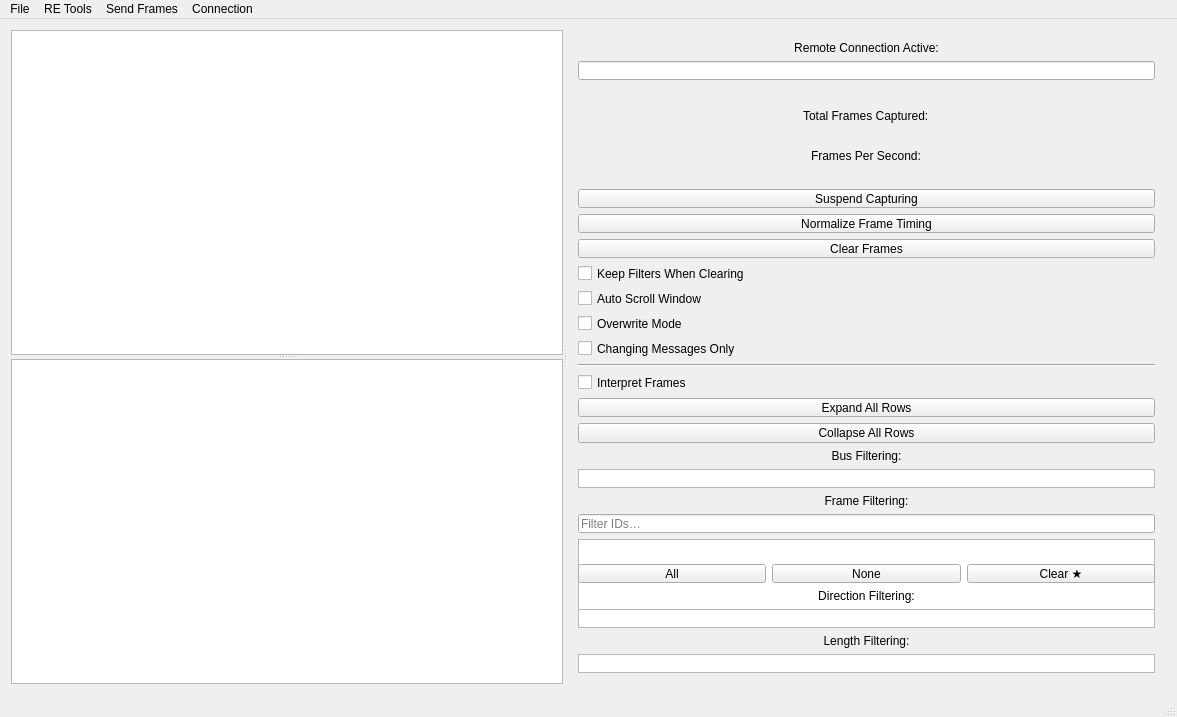
<?xml version="1.0" encoding="UTF-8"?>
<ui version="4.0">
 <class>MainWindow</class>
 <widget class="QMainWindow" name="MainWindow">
  <property name="geometry">
   <rect>
    <x>0</x>
    <y>0</y>
    <width>1177</width>
    <height>717</height>
   </rect>
  </property>
  <property name="sizePolicy">
   <sizepolicy hsizetype="Preferred" vsizetype="Preferred">
    <horstretch>0</horstretch>
    <verstretch>0</verstretch>
   </sizepolicy>
  </property>
  <property name="minimumSize">
   <size>
    <width>800</width>
    <height>500</height>
   </size>
  </property>
  <property name="windowTitle">
   <string>SavvyCAN</string>
  </property>
  <widget class="QWidget" name="centralWidget">
   <layout class="QVBoxLayout" name="verticalLayout_2" stretch="0">
    <item>
     <widget class="QSplitter" name="splitterMain">
      <property name="orientation">
       <enum>Qt::Orientation::Horizontal</enum>
      </property>
      <widget class="QSplitter" name="splitterLeft">
       <property name="orientation">
        <enum>Qt::Orientation::Vertical</enum>
       </property>
       <widget class="QTableView" name="canFramesView">
        <property name="font">
         <font>
          <pointsize>11</pointsize>
          <bold>false</bold>
         </font>
        </property>
        <property name="alternatingRowColors">
         <bool>true</bool>
        </property>
        <property name="verticalScrollMode">
         <enum>QAbstractItemView::ScrollMode::ScrollPerPixel</enum>
        </property>
        <property name="wordWrap">
         <bool>false</bool>
        </property>
        <attribute name="horizontalHeaderStretchLastSection">
         <bool>false</bool>
        </attribute>
       </widget>
       <widget class="QTableWidget" name="tableSimpleSender"/>
      </widget>
      <widget class="QWidget" name="rightPanelWidget">
       <property name="minimumSize">
        <size>
         <width>175</width>
         <height>0</height>
        </size>
       </property>
       <layout class="QVBoxLayout" name="verticalLayout">
        <item>
         <widget class="QLabel" name="lblRemoteConn">
          <property name="enabled">
           <bool>true</bool>
          </property>
          <property name="text">
           <string>Remote Connection Active:</string>
          </property>
          <property name="alignment">
           <set>Qt::AlignmentFlag::AlignCenter</set>
          </property>
         </widget>
        </item>
        <item>
         <widget class="QLineEdit" name="lineRemoteKey">
          <property name="enabled">
           <bool>true</bool>
          </property>
          <property name="maximumSize">
           <size>
            <width>1000</width>
            <height>50</height>
           </size>
          </property>
          <property name="baseSize">
           <size>
            <width>150</width>
            <height>50</height>
           </size>
          </property>
          <property name="font">
           <font>
            <bold>false</bold>
           </font>
          </property>
          <property name="maxLength">
           <number>8</number>
          </property>
          <property name="alignment">
           <set>Qt::AlignmentFlag::AlignLeading|Qt::AlignmentFlag::AlignLeft|Qt::AlignmentFlag::AlignVCenter</set>
          </property>
          <property name="readOnly">
           <bool>true</bool>
          </property>
         </widget>
        </item>
        <item>
         <widget class="QLabel" name="lblContMsg">
          <property name="palette">
           <palette>
            <active>
             <colorrole role="WindowText">
              <brush brushstyle="SolidPattern">
               <color alpha="255">
                <red>255</red>
                <green>0</green>
                <blue>0</blue>
               </color>
              </brush>
             </colorrole>
            </active>
            <inactive>
             <colorrole role="WindowText">
              <brush brushstyle="SolidPattern">
               <color alpha="255">
                <red>255</red>
                <green>0</green>
                <blue>0</blue>
               </color>
              </brush>
             </colorrole>
            </inactive>
            <disabled>
             <colorrole role="WindowText">
              <brush brushstyle="SolidPattern">
               <color alpha="255">
                <red>120</red>
                <green>120</green>
                <blue>120</blue>
               </color>
              </brush>
             </colorrole>
            </disabled>
           </palette>
          </property>
          <property name="font">
           <font>
            <pointsize>11</pointsize>
            <italic>true</italic>
            <bold>true</bold>
           </font>
          </property>
          <property name="text">
           <string/>
          </property>
          <property name="alignment">
           <set>Qt::AlignmentFlag::AlignCenter</set>
          </property>
         </widget>
        </item>
        <item alignment="Qt::AlignmentFlag::AlignHCenter">
         <widget class="QLabel" name="label">
          <property name="sizePolicy">
           <sizepolicy hsizetype="Preferred" vsizetype="Fixed">
            <horstretch>0</horstretch>
            <verstretch>0</verstretch>
           </sizepolicy>
          </property>
          <property name="text">
           <string>Total Frames Captured:</string>
          </property>
         </widget>
        </item>
        <item alignment="Qt::AlignmentFlag::AlignHCenter">
         <widget class="QLabel" name="lbNumFrames">
          <property name="sizePolicy">
           <sizepolicy hsizetype="Preferred" vsizetype="Fixed">
            <horstretch>0</horstretch>
            <verstretch>0</verstretch>
           </sizepolicy>
          </property>
          <property name="text">
           <string/>
          </property>
         </widget>
        </item>
        <item alignment="Qt::AlignmentFlag::AlignHCenter">
         <widget class="QLabel" name="label_6">
          <property name="sizePolicy">
           <sizepolicy hsizetype="Preferred" vsizetype="Fixed">
            <horstretch>0</horstretch>
            <verstretch>0</verstretch>
           </sizepolicy>
          </property>
          <property name="text">
           <string>Frames Per Second:</string>
          </property>
         </widget>
        </item>
        <item alignment="Qt::AlignmentFlag::AlignHCenter">
         <widget class="QLabel" name="lbFPS">
          <property name="sizePolicy">
           <sizepolicy hsizetype="Preferred" vsizetype="Fixed">
            <horstretch>0</horstretch>
            <verstretch>0</verstretch>
           </sizepolicy>
          </property>
          <property name="text">
           <string/>
          </property>
         </widget>
        </item>
        <item>
         <widget class="QPushButton" name="btnCaptureToggle">
          <property name="text">
           <string>Suspend Capturing</string>
          </property>
          <property name="checkable">
           <bool>false</bool>
          </property>
         </widget>
        </item>
        <item>
         <widget class="QPushButton" name="btnNormalize">
          <property name="text">
           <string>Normalize Frame Timing</string>
          </property>
         </widget>
        </item>
        <item>
         <widget class="QPushButton" name="btnClearFrames">
          <property name="text">
           <string>Clear Frames</string>
          </property>
         </widget>
        </item>
        <item>
         <widget class="QCheckBox" name="cbPersistentFilters">
          <property name="text">
           <string>Keep Filters When Clearing</string>
          </property>
         </widget>
        </item>
        <item>
         <widget class="QCheckBox" name="cbAutoScroll">
          <property name="text">
           <string>Auto Scroll Window</string>
          </property>
         </widget>
        </item>
        <item>
         <widget class="QCheckBox" name="cbOverwrite">
          <property name="enabled">
           <bool>true</bool>
          </property>
          <property name="text">
           <string>Overwrite Mode</string>
          </property>
         </widget>
        </item>
        <item>
         <widget class="QCheckBox" name="cbChangingOnly">
          <property name="text">
           <string>Changing Messages Only</string>
          </property>
         </widget>
        </item>
        <item>
         <widget class="Line" name="line">
          <property name="orientation">
           <enum>Qt::Orientation::Horizontal</enum>
          </property>
         </widget>
        </item>
        <item>
         <widget class="QCheckBox" name="cbInterpret">
          <property name="text">
           <string>Interpret Frames</string>
          </property>
         </widget>
        </item>
        <item>
         <widget class="QPushButton" name="btnExpandAll">
          <property name="text">
           <string>Expand All Rows</string>
          </property>
         </widget>
        </item>
        <item>
         <widget class="QPushButton" name="btnCollapseAll">
          <property name="text">
           <string>Collapse All Rows</string>
          </property>
         </widget>
        </item>
        <item>
         <widget class="QLabel" name="label_2">
          <property name="text">
           <string>Bus Filtering:</string>
          </property>
          <property name="alignment">
           <set>Qt::AlignmentFlag::AlignCenter</set>
          </property>
         </widget>
        </item>
        <item>
         <widget class="QListWidget" name="listBusFilters">
          <property name="sizePolicy">
           <sizepolicy hsizetype="Expanding" vsizetype="Fixed">
            <horstretch>0</horstretch>
            <verstretch>0</verstretch>
           </sizepolicy>
          </property>
          <property name="horizontalScrollBarPolicy">
           <enum>Qt::ScrollBarPolicy::ScrollBarAlwaysOff</enum>
          </property>
          <property name="flow">
           <enum>QListView::Flow::LeftToRight</enum>
          </property>
         </widget>
        </item>
        <item>
         <widget class="QLabel" name="label_7">
          <property name="text">
           <string>Frame Filtering:</string>
          </property>
          <property name="alignment">
           <set>Qt::AlignmentFlag::AlignCenter</set>
          </property>
         </widget>
        </item>
        <item>
         <widget class="QLineEdit" name="leSearchFilter">
          <property name="placeholderText">
           <string>Filter IDs…</string>
          </property>
         </widget>
        </item>
        <item>
         <widget class="QListWidget" name="listFilters">
          <property name="sizePolicy">
           <sizepolicy hsizetype="Expanding" vsizetype="Expanding">
            <horstretch>0</horstretch>
            <verstretch>0</verstretch>
           </sizepolicy>
          </property>
          <property name="minimumSize">
           <size>
            <width>0</width>
            <height>80</height>
           </size>
          </property>
          <property name="alternatingRowColors">
           <bool>false</bool>
          </property>
         </widget>
        </item>
        <item>
         <layout class="QHBoxLayout" name="horizontalLayout_3">
          <item>
           <widget class="QPushButton" name="btnFilterAll">
            <property name="text">
             <string>All</string>
            </property>
           </widget>
          </item>
          <item>
           <widget class="QPushButton" name="btnFilterNone">
            <property name="text">
             <string>None</string>
            </property>
           </widget>
          </item>
          <item>
           <widget class="QPushButton" name="btnClearHighlights">
            <property name="text">
             <string>Clear ★</string>
            </property>
           </widget>
          </item>
         </layout>
        </item>
        <item>
         <widget class="QLabel" name="labelDirFilter">
          <property name="text">
           <string>Direction Filtering:</string>
          </property>
          <property name="alignment">
           <set>Qt::AlignmentFlag::AlignCenter</set>
          </property>
         </widget>
        </item>
        <item>
         <widget class="QListWidget" name="listDirFilters">
          <property name="sizePolicy">
           <sizepolicy hsizetype="Expanding" vsizetype="Fixed">
            <horstretch>0</horstretch>
            <verstretch>0</verstretch>
           </sizepolicy>
          </property>
          <property name="horizontalScrollBarPolicy">
           <enum>Qt::ScrollBarPolicy::ScrollBarAlwaysOff</enum>
          </property>
          <property name="flow">
           <enum>QListView::Flow::LeftToRight</enum>
          </property>
         </widget>
        </item>
        <item>
         <widget class="QLabel" name="labelLenFilter">
          <property name="text">
           <string>Length Filtering:</string>
          </property>
          <property name="alignment">
           <set>Qt::AlignmentFlag::AlignCenter</set>
          </property>
         </widget>
        </item>
        <item>
         <widget class="QListWidget" name="listLengthFilters">
          <property name="sizePolicy">
           <sizepolicy hsizetype="Expanding" vsizetype="Fixed">
            <horstretch>0</horstretch>
            <verstretch>0</verstretch>
           </sizepolicy>
          </property>
          <property name="horizontalScrollBarPolicy">
           <enum>Qt::ScrollBarPolicy::ScrollBarAlwaysOff</enum>
          </property>
          <property name="flow">
           <enum>QListView::Flow::LeftToRight</enum>
          </property>
         </widget>
        </item>
       </layout>
      </widget>
     </widget>
    </item>
   </layout>
  </widget>
  <widget class="QMenuBar" name="menuBar">
   <property name="geometry">
    <rect>
     <x>0</x>
     <y>0</y>
     <width>1177</width>
     <height>20</height>
    </rect>
   </property>
   <widget class="QMenu" name="menu_RE_Tools">
    <property name="title">
     <string>RE Tools</string>
    </property>
    <addaction name="actionFlow_View"/>
    <addaction name="actionGraph_Dta"/>
    <addaction name="actionFrame_Data_Analysis"/>
    <addaction name="actionLIN_Schedule_Analysis"/>
    <addaction name="actionFile_Comparison"/>
    <addaction name="actionDBC_Comparison"/>
    <addaction name="actionRange_State_2"/>
    <addaction name="actionSingle_Multi_State_2"/>
    <addaction name="actionISO_TP_Decoder"/>
    <addaction name="actionSniffer"/>
    <addaction name="actionCapture_Bisector"/>
    <addaction name="actionSignal_Viewer"/>
    <addaction name="actionTemporal_Graph"/>
    <addaction name="actionFrame_Search"/>
   </widget>
   <widget class="QMenu" name="menuSend_Frames">
    <property name="title">
     <string>Send Frames</string>
    </property>
    <addaction name="action_Playback"/>
    <addaction name="action_Custom"/>
    <addaction name="actionLIN_Schedule_Runner"/>
    <addaction name="actionScripting_INterface"/>
    <addaction name="actionFuzzing"/>
    <addaction name="actionUDS_Scanner"/>
    <addaction name="actionUDS_Firmware_Update"/>
    <addaction name="actionMotorControlConfig"/>
    <addaction name="actionCAN_Bridge"/>
   </widget>
   <widget class="QMenu" name="menuFile">
    <property name="title">
     <string>File</string>
    </property>
    <addaction name="actionOpen_Log_File"/>
    <addaction name="actionSave_Filtered_Log_File"/>
    <addaction name="actionSave_Log_File"/>
    <addaction name="actionSave_Continuous_Logfile"/>
    <addaction name="separator"/>
    <addaction name="separator"/>
    <addaction name="actionLoad_Filter_Definition"/>
    <addaction name="actionSave_Filter_Definition"/>
    <addaction name="separator"/>
    <addaction name="actionDBC_File_Manager"/>
    <addaction name="actionSave_Decoded_Frames"/>
    <addaction name="actionSave_Decoded_Frames_CSV"/>
    <addaction name="separator"/>
    <addaction name="actionCrop_Log"/>
    <addaction name="actionTreat_As_LIN"/>
    <addaction name="separator"/>
    <addaction name="actionPreferences"/>
    <addaction name="separator"/>
    <addaction name="actionExit_Application"/>
   </widget>
   <widget class="QMenu" name="menuConnection">
    <property name="title">
     <string>Connection</string>
    </property>
    <addaction name="actionSetup"/>
   </widget>
   <addaction name="menuFile"/>
   <addaction name="menu_RE_Tools"/>
   <addaction name="menuSend_Frames"/>
   <addaction name="menuConnection"/>
  </widget>
  <widget class="QStatusBar" name="statusBar"/>
  <action name="action_Playback">
   <property name="text">
    <string>Playback</string>
   </property>
  </action>
  <action name="action_Custom">
   <property name="text">
    <string>Custom</string>
   </property>
  </action>
  <action name="actionLIN_Schedule_Runner">
   <property name="text">
    <string>LIN Schedule Runner</string>
   </property>
  </action>
  <action name="actionFlow_View">
   <property name="text">
    <string>Flow View</string>
   </property>
  </action>
  <action name="actionFuzzy_Scope">
   <property name="text">
    <string>Fuzzy Scope</string>
   </property>
  </action>
  <action name="actionGraph_Dta">
   <property name="text">
    <string>New Graphing Window</string>
   </property>
  </action>
  <action name="actionOpen_Log_File">
   <property name="text">
    <string>Load Log File</string>
   </property>
   <property name="shortcut">
    <string>Ctrl+O</string>
   </property>
  </action>
  <action name="actionSave_Log_File">
   <property name="text">
    <string>Save Log File</string>
   </property>
  </action>
  <action name="actionFrame_Data_Analysis">
   <property name="text">
    <string>Frame Data Analysis</string>
   </property>
  </action>
  <action name="actionLIN_Schedule_Analysis">
   <property name="text">
    <string>LIN Schedule Analysis</string>
   </property>
  </action>
  <action name="actionLoad_DBC_File">
   <property name="text">
    <string>Load DBC File</string>
   </property>
  </action>
  <action name="actionEdit_Messages_Signals">
   <property name="text">
    <string>Edit Messages/Signals</string>
   </property>
  </action>
  <action name="actionSave_DBC_File">
   <property name="text">
    <string>Save DBC File</string>
   </property>
  </action>
  <action name="actionSave_Decoded_Frames">
   <property name="text">
    <string>Save Decoded Frames</string>
   </property>
  </action>
  <action name="actionExit_Application">
   <property name="text">
    <string>Exit Application</string>
   </property>
  </action>
  <action name="actionFile_Comparison">
   <property name="text">
    <string>File Comparison</string>
   </property>
  </action>
  <action name="actionPreferences">
   <property name="text">
    <string>Preferences</string>
   </property>
  </action>
  <action name="actionSave_Filtered_Log_File">
   <property name="text">
    <string>Save Filtered Log File</string>
   </property>
  </action>
  <action name="actionLoad_Filter_Definition">
   <property name="text">
    <string>Load Filter Definition</string>
   </property>
  </action>
  <action name="actionSave_Filter_Definition">
   <property name="text">
    <string>Save Filter Definition</string>
   </property>
  </action>
  <action name="actionFirmware_Uploader">
   <property name="text">
    <string>Firmware Uploader</string>
   </property>
  </action>
  <action name="actionSetup">
   <property name="text">
    <string>Open Connection Window</string>
   </property>
  </action>
  <action name="actionConnect">
   <property name="text">
    <string>Connect</string>
   </property>
  </action>
  <action name="actionScripting_INterface">
   <property name="text">
    <string>Scripting Interface</string>
   </property>
  </action>
  <action name="actionRange_State_2">
   <property name="text">
    <string>Range State</string>
   </property>
  </action>
  <action name="actionSingle_Multi_State_2">
   <property name="text">
    <string>Single/Multi State</string>
   </property>
  </action>
  <action name="actionDBC_File_Manager">
   <property name="text">
    <string>DBC File Manager</string>
   </property>
  </action>
  <action name="actionFuzzing">
   <property name="text">
    <string>Fuzzing</string>
   </property>
  </action>
  <action name="actionUDS_Scanner">
   <property name="text">
    <string>UDS Scanner</string>
   </property>
  </action>
  <action name="actionISO_TP_Decoder">
   <property name="text">
    <string>ISO-TP Decoder</string>
   </property>
  </action>
  <action name="actionSniffer">
   <property name="text">
    <string>Sniffer</string>
   </property>
  </action>
  <action name="actionFirmware_Update">
   <property name="text">
    <string>Firmware Update</string>
   </property>
  </action>
  <action name="actionMotorControlConfig">
   <property name="text">
    <string>MotorControlConfig</string>
   </property>
  </action>
  <action name="actionCapture_Bisector">
   <property name="text">
    <string>Capture Bisector</string>
   </property>
  </action>
  <action name="actionSignal_Viewer">
   <property name="text">
    <string>Signal Viewer</string>
   </property>
  </action>
  <action name="actionSave_Continuous_Logfile">
   <property name="text">
    <string>Start Continuous Logging</string>
   </property>
  </action>
  <action name="actionTemporal_Graph">
   <property name="text">
    <string>Temporal Graph</string>
   </property>
  </action>
  <action name="actionDBC_Comparison">
   <property name="text">
    <string>DBC Comparison</string>
   </property>
  </action>
  <action name="actionSave_Decoded_Frames_CSV">
   <property name="text">
    <string>Save Decoded Frames CSV</string>
   </property>
  </action>
  <action name="actionCAN_Bridge">
   <property name="text">
    <string>CAN Bridge</string>
   </property>
  </action>
  <action name="actionCrop_Log">
   <property name="text">
    <string>Crop Log to Frame Range</string>
   </property>
  </action>
  <action name="actionTreat_As_LIN">
   <property name="text">
    <string>Treat Frames as LIN...</string>
   </property>
  </action>
  <action name="actionFrame_Search">
   <property name="text">
    <string>Frame Search</string>
   </property>
  </action>
  <action name="actionUDS_Firmware_Update">
   <property name="text">
    <string>UDS Firmware Update</string>
   </property>
  </action>
 </widget>
 <layoutdefault spacing="6" margin="11"/>
 <resources/>
 <connections/>
 <slots>
  <slot>handleLoadFile()</slot>
  <slot>connButtonPress()</slot>
  <slot>showGraphingWindow()</slot>
  <slot>showFrameDataAnalysis()</slot>
 </slots>
</ui>
